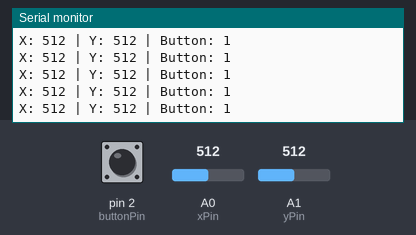
The sketch below on a simulated Arduino Uno, built with avr-gcc and run on an emulated ATmega328P. Parts: the last lines printed to the serial monitor. The inputs (shaded band) are chosen by the test bench; at power-on: A0 (xPin) = 512, A1 (yPin) = 512, pin 2 (buttonPin) HIGH.

Above: at 1.2 s.
1.3 s: A0 (xPin) set to 716
At 1.32 s:
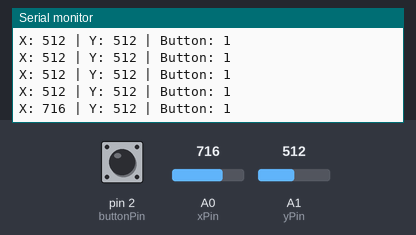
2.8 s: A1 (yPin) set to 716
At 2.83 s:
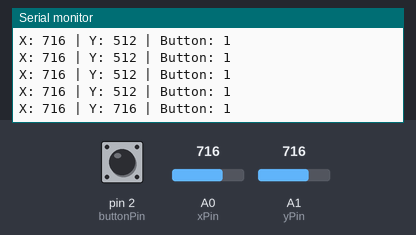
4.3 s: A0 (xPin) set to 1023
At 4.34 s:
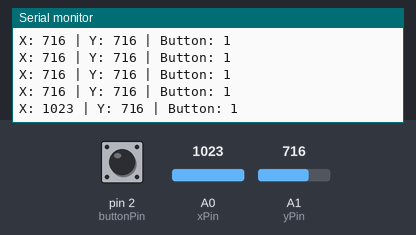
7.3 s: pin 2 (buttonPin) pulled LOW for 0.15 s
At 7.36 s:
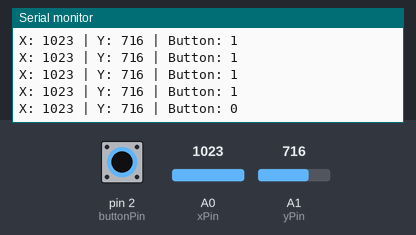
8.9 s: A1 (yPin) set to 900
At 8.98 s:
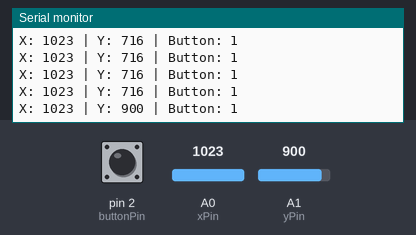
10.4 s: pin 2 (buttonPin) pulled LOW for 1 s
At 10.49 s:
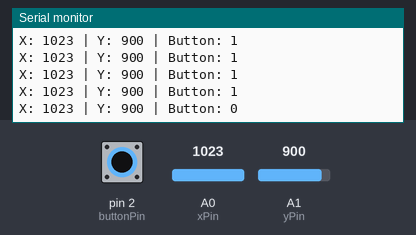
Timing chart, 0 to 13.4 s (numbered marks = the images above; inputs shaded):
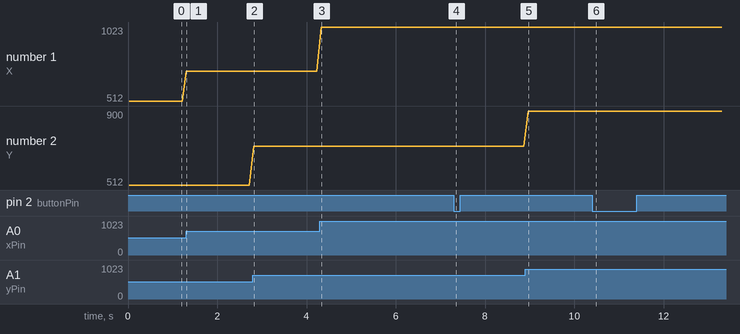

The sketch:

thumbstick.ino
```cpp
int xPin = A0;
int yPin = A1;
int buttonPin = 2;

int xPosition = 0;
int yPosition = 0;
int buttonState = 0;

void setup() {
  // put your setup code here, to run once:
  // initialize serial communications at 9600 bps
  Serial.begin(9600);

  pinMode(xPin, INPUT);
  pinMode(yPin, INPUT);

  // activiate pull-up resistor on the push-button pin
  pinMode(buttonPin, INPUT_PULLUP);
  // pinMode(buttonPin, INPUT);
  // digitalWrite(buttonPin, HIGH);
  Serial.println("Getting Reads from ThumbStick");
}


void loop() {
  // put your main code here, to run repeatedly:
  xPosition = analogRead(xPin);
  yPosition = analogRead(yPin);
  buttonState = digitalRead(buttonPin);

  Serial.print("X: ");
  Serial.print(xPosition);
  Serial.print(" | Y: ");
  Serial.print(yPosition);
  Serial.print(" | Button: ");
  Serial.println(buttonState);

  delay(100); //add some delay between reads
}
```

Measured:
- after the input at 1.3 s, the serial monitor: prints a new line at once (image 1)
- after the input at 2.8 s, the serial monitor: prints a new line at once (image 2)
- after the input at 4.3 s, the serial monitor: prints a new line at once (image 3)
- after the input at 7.3 s, the serial monitor: prints a new line after 0.06 s (image 4)
- after the input at 8.9 s, the serial monitor: prints a new line after 0.07 s (image 5)
- after the input at 10.4 s, the serial monitor: prints a new line after 0.08 s (image 6)
- plotted number 1: 512 → 716 after the input at 1.3 s, 716 → 1023 after the input at 4.3 s
- plotted number 2: 716 → 900 after the input at 8.9 s
